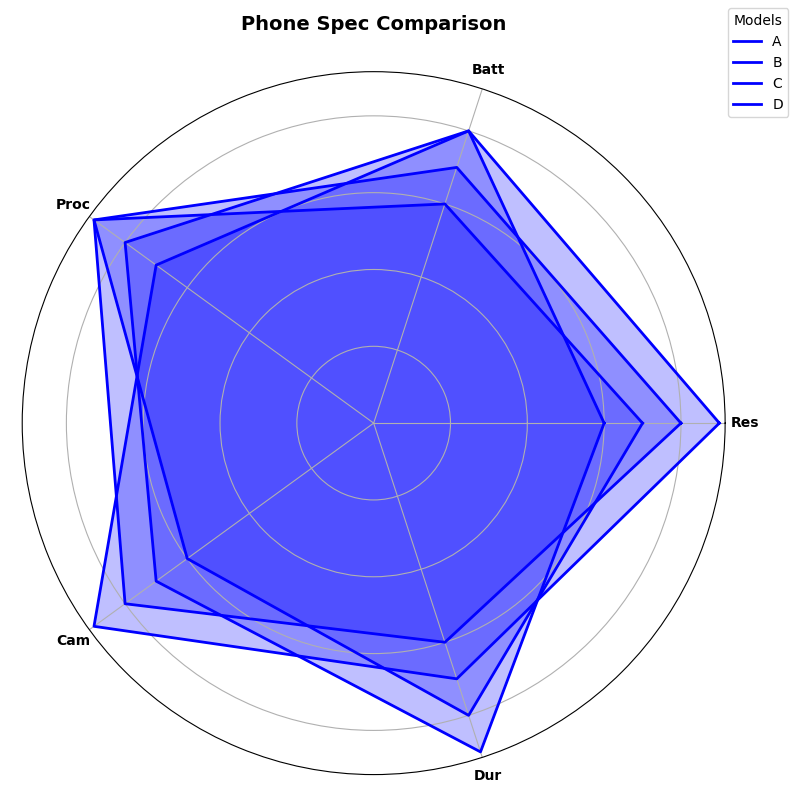

Python code for this plot:
import numpy as np
import matplotlib.pyplot as plt
from math import pi

parameters = ['Res', 'Batt', 'Proc', 'Cam', 'Dur']
num_vars = len(parameters)

smartphones = {
    'A': [8, 7, 9, 8, 6],
    'B': [7, 6, 9, 6, 8],
    'C': [9, 8, 7, 9, 7],
    'D': [6, 8, 8, 7, 9]
}

def create_radar_chart(ax, data, categories, label, color):
    angles = np.linspace(0, 2 * pi, num_vars, endpoint=False).tolist()
    data = data + data[:1]
    angles += angles[:1]

    ax.fill(angles, data, color=color, alpha=0.25)
    ax.plot(angles, data, color=color, linewidth=2, linestyle='solid', label=label)
    ax.set_yticklabels([])
    ax.set_xticks(angles[:-1])
    ax.set_xticklabels(categories, fontsize=10, fontweight='bold')

fig, ax = plt.subplots(figsize=(8, 8), subplot_kw=dict(polar=True))

for phone, specs in smartphones.items():
    create_radar_chart(ax, specs, parameters, phone, 'blue')

ax.set_title("Phone Spec Comparison", fontsize=14, fontweight='bold', pad=30)
plt.legend(loc='upper right', bbox_to_anchor=(1.1, 1.1), title="Models")
plt.tight_layout()
plt.show()
